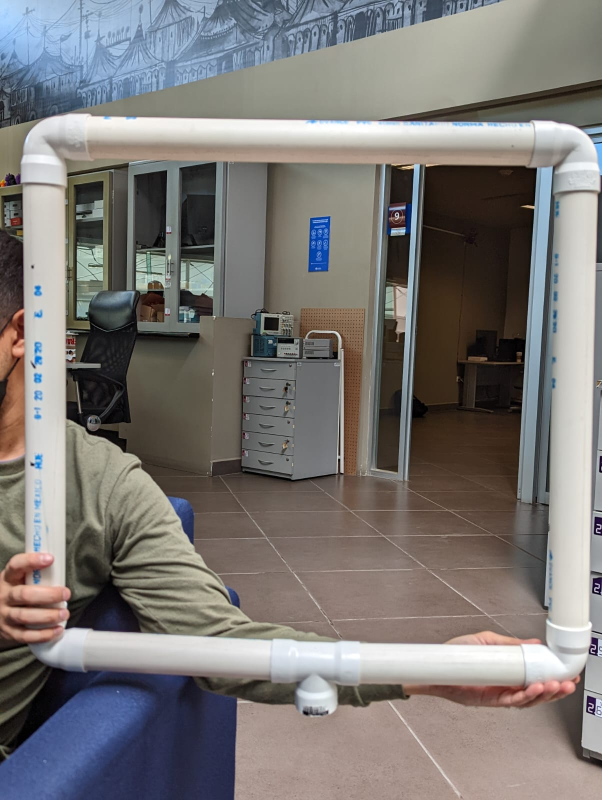
#> input picture image.jpg, 1204 x 1600 px, given in place of the camera (shown at 1/2 size)
$ python prueba_square.py
#> lines starting #> are read from the running program, lines starting #| are printed output that depends on the picture; after the words box and inside, x2 and y2 are one past the last pixel; in counts of white or black regions, pixels touching at a corner belong together
import cv2
import numpy as np
import djitellopy as tello


"""

dron  = tello.Tello()
dron.connect()
print(dron.get_battery())

dron.streamoff()
dron.streamon()
"""


frameWidth = 640
frameHeight = 480
cap = cv2.VideoCapture(0)
cap.set(3, frameWidth)
cap.set(4, frameHeight)

centro=70
global imgContour

def empty(a):
    pass

cv2.namedWindow("HSV")
cv2.resizeWindow("HSV",640,240)
cv2.createTrackbar("HUE Min","HSV",0,179,empty)
cv2.createTrackbar("HUE Max","HSV",11,179,empty)
cv2.createTrackbar("SAT Min","HSV",140,255,empty)
cv2.createTrackbar("SAT Max","HSV",255,255,empty)
cv2.createTrackbar("VALUE Min","HSV",89,255,empty)
cv2.createTrackbar("VALUE Max","HSV",255,255,empty)

cv2.namedWindow("Parameters")
cv2.resizeWindow("Parameters",640,240)
cv2.createTrackbar("Threshold1","Parameters",80,255,empty)
cv2.createTrackbar("Threshold2","Parameters",171,255,empty)
cv2.createTrackbar("Area","Parameters",550,30000,empty)


"""
path = 'resources/1.jpeg'
img_p = cv2.imread(path)


scale_percent = 40 # percent of original size
width = int(img_p.shape[1] * scale_percent / 100)
height = int(img_p.shape[0] * scale_percent / 100)
dim = (width, height)

# resize image
img = cv2.resize(img_p, dim, interpolation = cv2.INTER_AREA)
"""

"""
path = 'resources/p.jpeg'
img_p = cv2.imread(path)


scale_percent = 40 # percent of original size
width = int(img_p.shape[1] * scale_percent / 100)
height = int(img_p.shape[0] * scale_percent / 100)
dim = (width, height)

# resize image
img = cv2.resize(img_p, dim, interpolation = cv2.INTER_AREA)

"""


def stackImages(scale,imgArray):
    rows = len(imgArray)
    cols = len(imgArray[0])
    rowsAvailable = isinstance(imgArray[0], list)
    width = imgArray[0][0].shape[1]
    height = imgArray[0][0].shape[0]
    if rowsAvailable:
        for x in range ( 0, rows):
            for y in range(0, cols):
                if imgArray[x][y].shape[:2] == imgArray[0][0].shape [:2]:
                    imgArray[x][y] = cv2.resize(imgArray[x][y], (0, 0), None, scale, scale)
                else:
                    imgArray[x][y] = cv2.resize(imgArray[x][y], (imgArray[0][0].shape[1], imgArray[0][0].shape[0]), None, scale, scale)
                if len(imgArray[x][y].shape) == 2: imgArray[x][y]= cv2.cvtColor( imgArray[x][y], cv2.COLOR_GRAY2BGR)
        imageBlank = np.zeros((height, width, 3), np.uint8)
        hor = [imageBlank]*rows
        hor_con = [imageBlank]*rows
        for x in range(0, rows):
            hor[x] = np.hstack(imgArray[x])
        ver = np.vstack(hor)
    else:
        for x in range(0, rows):
            if imgArray[x].shape[:2] == imgArray[0].shape[:2]:
                imgArray[x] = cv2.resize(imgArray[x], (0, 0), None, scale, scale)
            else:
                imgArray[x] = cv2.resize(imgArray[x], (imgArray[0].shape[1], imgArray[0].shape[0]), None,scale, scale)
            if len(imgArray[x].shape) == 2: imgArray[x] = cv2.cvtColor(imgArray[x], cv2.COLOR_GRAY2BGR)
        hor= np.hstack(imgArray)
        ver = hor
    return ver

def getContours(img,imgContour):

    contours, hierarchy = cv2.findContours(img, cv2.RETR_CCOMP, cv2.CHAIN_APPROX_NONE)
    gate =  0


    for cnt in contours:

        area = cv2.contourArea(cnt)
        areaMin = cv2.getTrackbarPos("Area", "Parameters")


        #cv2.drawContours(imgContour, cnt, -1, (255, 0, 255),3)
        peri = cv2.arcLength(cnt, True)
        approx = cv2.approxPolyDP(cnt, 0.02 * peri, True)

        x , y , w, h = cv2.boundingRect(approx)
        aspRatio = w/float(h)


        if(aspRatio >0.95 and aspRatio <1.05 and hierarchy[0][gate][3] != -1 and area > areaMin):


            for point in approx:
                point = point[0] # drop extra layer of brackets
                center = (int(point[0]), int(point[1]))
                cv2.putText(imgContour, "coordinate: " + str(center[0])+ " "+str(center[1]), (center[0] + 10, center[1] +10), cv2.FONT_HERSHEY_COMPLEX, .5,
                (255, 0, 0),2)
                cv2.circle(imgContour, center, 4, (150, 200, 0), -1)

            print(len(approx))
            cv2.rectangle(imgContour, (x , y ), (x + w , y + h ), (0, 255, 0), 1)
            cv2.putText(imgContour, "Compuerta: " + str(gate), (x + w + 20, y + 20), cv2.FONT_HERSHEY_COMPLEX, .7,
                        (0, 255, 0),2)


            M = cv2.moments(cnt)


            if M["m00"] != 0:
                cx = int(M['m10']/M['m00'])
                cy = int(M['m01']/M['m00'])
            else:
                # set values as what you need in the situation
                cx, cy = 0, 0


            cv2.circle(imgContour,(cx,cy),7,(0,255,23),-1)
            cv2.circle(imgContour,(cx,cy),7,(0,255,23))


            gate =+ 1
            print(h)
            if(h < frameHeight-100):
                if (cx < int(frameWidth/2)-centro):
                    cv2.putText(imgContour, "Izquierda" , (20, 50), cv2.FONT_HERSHEY_COMPLEX,1,(0, 0, 255), 3)
                elif (cx > int(frameWidth / 2) + centro):
                    cv2.putText(imgContour, "Derecha", (20, 50), cv2.FONT_HERSHEY_COMPLEX,1,(0, 0, 255), 3)
                elif (cy < int(frameHeight / 2) - centro):
                    cv2.putText(imgContour, "Arriba", (20, 50), cv2.FONT_HERSHEY_COMPLEX,1,(0, 0, 255), 3)
                elif (cy > int(frameHeight / 2) + centro):
                    cv2.putText(imgContour, "Abajo", (20, 50), cv2.FONT_HERSHEY_COMPLEX, 1,(0, 0, 255), 3)

                elif(cx < int(frameWidth/2)+centro and cx > int(frameWidth / 2) - centro and cy < int(frameHeight / 2) + centro and cy > int(frameHeight / 2) - centro):
                    cv2.putText(imgContour, "Adelante", (20, 50), cv2.FONT_HERSHEY_COMPLEX, 1,(0, 0, 255), 3)

                cv2.line(imgContour, (int(frameWidth/2),int(frameHeight/2)), (cx,cy),
                        (0, 0, 255), 3)
            else:
                cv2.putText(imgContour, "Pasando compuerta" , (20, 50), cv2.FONT_HERSHEY_COMPLEX,1,(0, 0, 255), 3)


        """
            """
        gate = gate+1

def display(img):
    cv2.line(img,(int(frameWidth/2)-centro,0),(int(frameWidth/2)-centro,frameHeight),(255,255,0),3)
    cv2.line(img,(int(frameWidth/2)+centro,0),(int(frameWidth/2)+centro,frameHeight),(255,255,0),3)

    cv2.circle(img,(int(frameWidth/2),int(frameHeight/2)),5,(0,0,255),5)
    cv2.line(img, (0,int(frameHeight / 2) - centro), (frameWidth,int(frameHeight / 2) - centro), (255, 255, 0), 3)
    cv2.line(img, (0, int(frameHeight / 2) + centro), (frameWidth, int(frameHeight / 2) + centro), (255, 255, 0), 3)


while True:


    _, img = cap.read()
#> img is the input picture: shape (1600, 1204, 3); mean B, G, R 117.3, 119.4, 122.9
    imgContour = img.copy()
    imgHsv = cv2.cvtColor(img,cv2.COLOR_BGR2HSV)
#> imgHsv: shape (1600, 1204, 3); mean H, S, V 43.9, 52.3, 131.4

    h_min = cv2.getTrackbarPos("HUE Min","HSV")
    h_max = cv2.getTrackbarPos("HUE Max", "HSV")
    s_min = cv2.getTrackbarPos("SAT Min", "HSV")
    s_max = cv2.getTrackbarPos("SAT Max", "HSV")
    v_min = cv2.getTrackbarPos("VALUE Min", "HSV")
    v_max = cv2.getTrackbarPos("VALUE Max", "HSV")
    #print(h_min)

    lower = np.array([h_min,s_min,v_min])
    upper = np.array([h_max,s_max,v_max])
    mask = cv2.inRange(imgHsv,lower,upper)
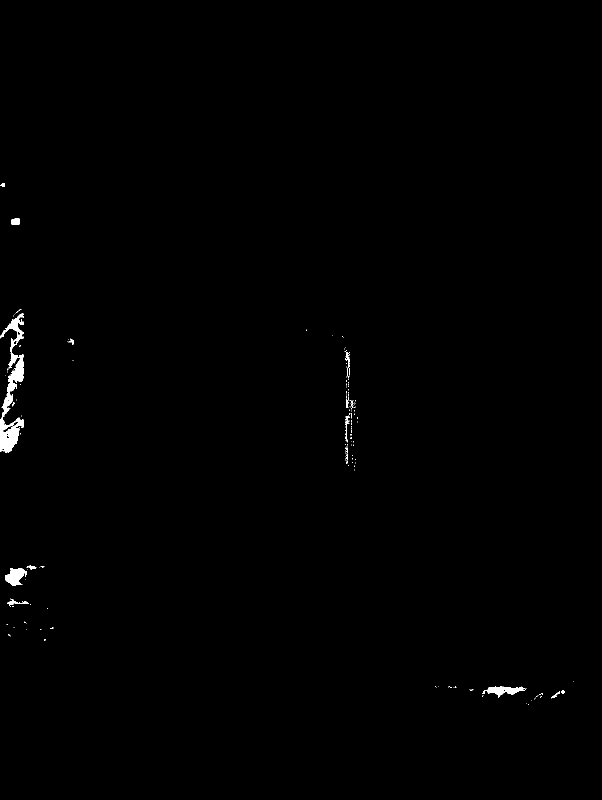
#> mask: shape (1600, 1204) (shown at 1/2 size); 0.43% white; 171 white regions (149 under 20 px), largest, box (x1, y1, x2, y2) and area: (0, 627, 48, 905) 4884, (10, 1136, 54, 1171) 942, (965, 1373, 1053, 1396) 893
    result = cv2.bitwise_and(img,img, mask = mask)
    mask = cv2.cvtColor(mask, cv2.COLOR_GRAY2BGR)

    imgBlur = cv2.GaussianBlur(result, (7, 7), 1)
    imgGray = cv2.cvtColor(imgBlur, cv2.COLOR_BGR2GRAY)

    threshold1 = cv2.getTrackbarPos("Threshold1", "Parameters")
    threshold2 = cv2.getTrackbarPos("Threshold2", "Parameters")
    imgCanny = cv2.Canny(imgGray, threshold1, threshold2)
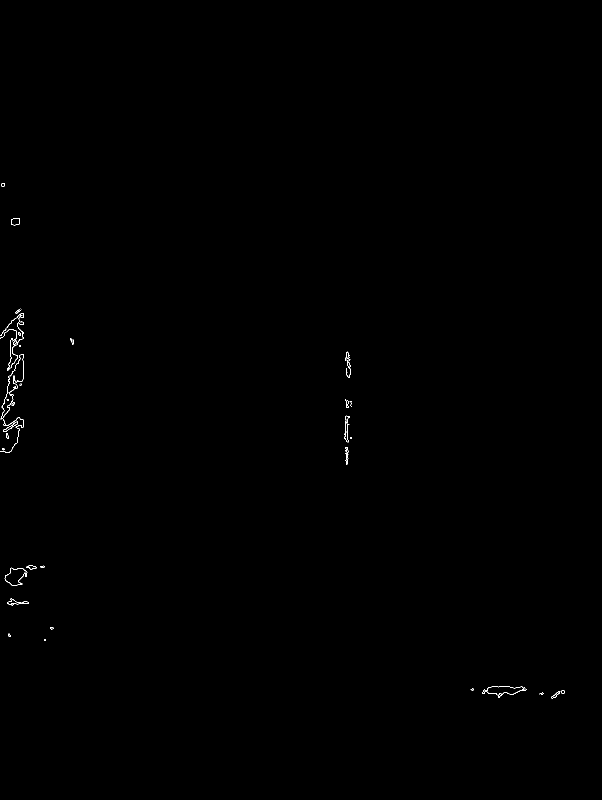
#> imgCanny: shape (1600, 1204) (shown at 1/2 size); 0.14% white in thin lines or dots, all inside (x1, y1, x2, y2) = (0, 366, 1130, 1397)
    kernel = np.ones((3, 3))
    imgDil = cv2.dilate(imgCanny, kernel, iterations=1)
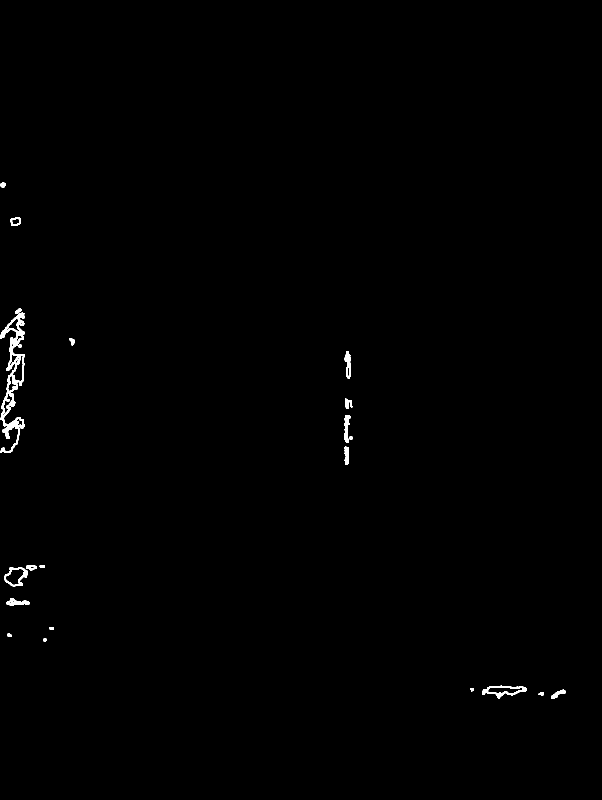
#> imgDil: shape (1600, 1204) (shown at 1/2 size); 0.43% white; 23 white regions
    getContours(imgDil, imgContour)
#> in getContours, `contours, hierarchy = cv2.findContours(img, cv2.RETR_CCOMP, cv2.CHAIN_..`: contours = 66 contours, 28 with area under 20; largest, box (x1, y1, x2, y2) and area: (0, 625, 49, 906) 5162, (964, 1371, 1054, 1397) 1227, (8, 1134, 56, 1173) 1182, (11, 1137, 51, 1171) 742, (975, 1374, 1046, 1389) 641
#> in getContours, `area = cv2.contourArea(cnt)`: area = 44
#> in getContours, `peri = cv2.arcLength(cnt, True)`: peri = 29.31
#> in getContours, `approx = cv2.approxPolyDP(cnt, 0.02 * peri, True)`: approx = contour of 10 points, box (x1, y1, x2, y2) (1077, 1384, 1088, 1391), area 44
#> in getContours, `x , y , w, h = cv2.boundingRect(approx)`: x = 1077; y = 1384; w = 11; h = 7
#> in getContours, `aspRatio = w/float(h)`: aspRatio = 1.57
    #display(imgContour)

    stack = stackImages(0.7,([img,result],[imgDil,imgContour]))
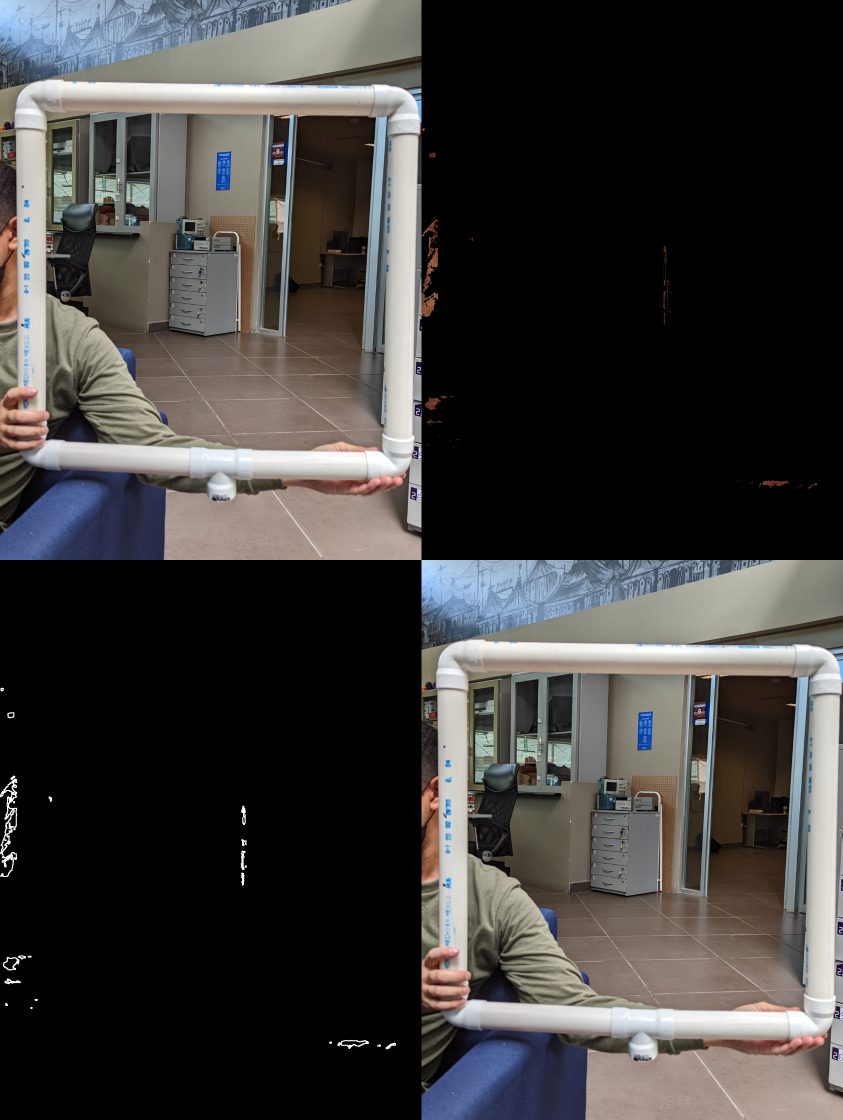
#> stack: shape (2240, 1686, 3) (shown at 1/2 size); mean B, G, R 58.9, 60, 61.8

    cv2.imshow('Horizontal Stacking', stack)
    if cv2.waitKey(1) & 0xFF == ord('q'):
#> (key q is pressed here)
        break

cap.release()
cv2.destroyAllWindows()
